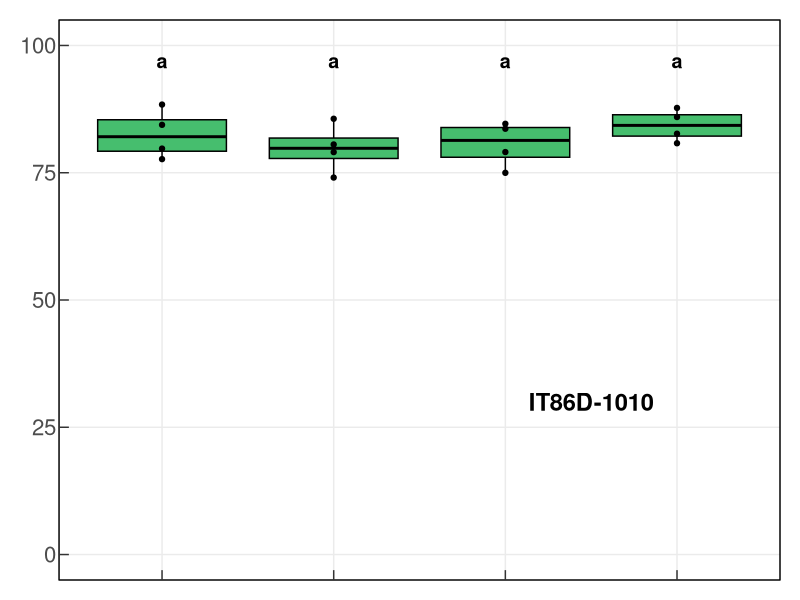
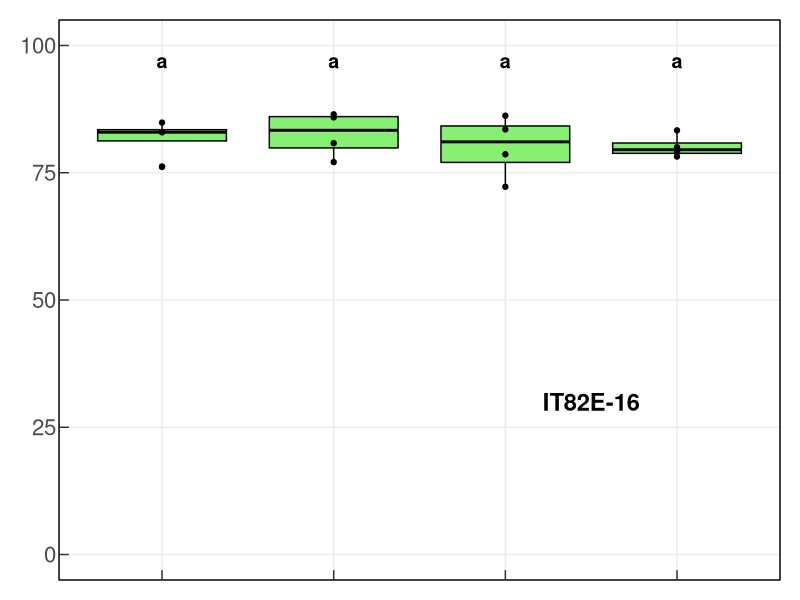
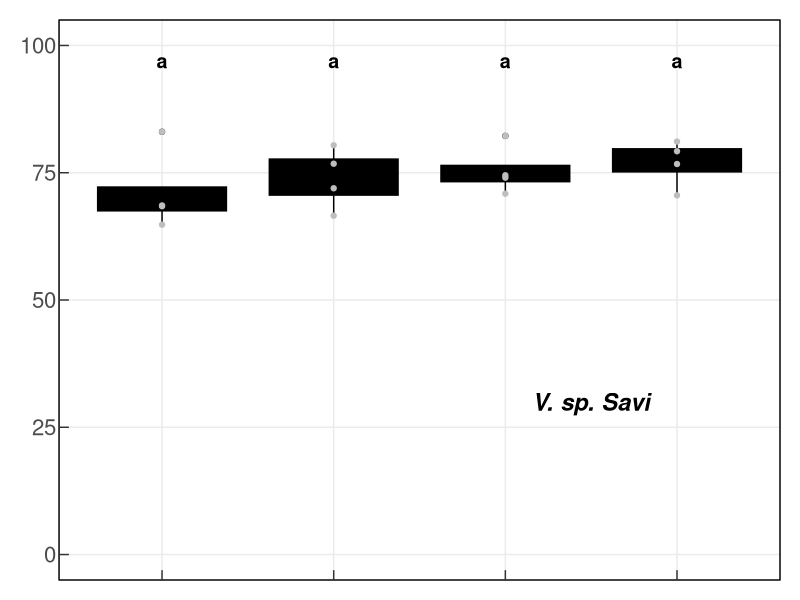
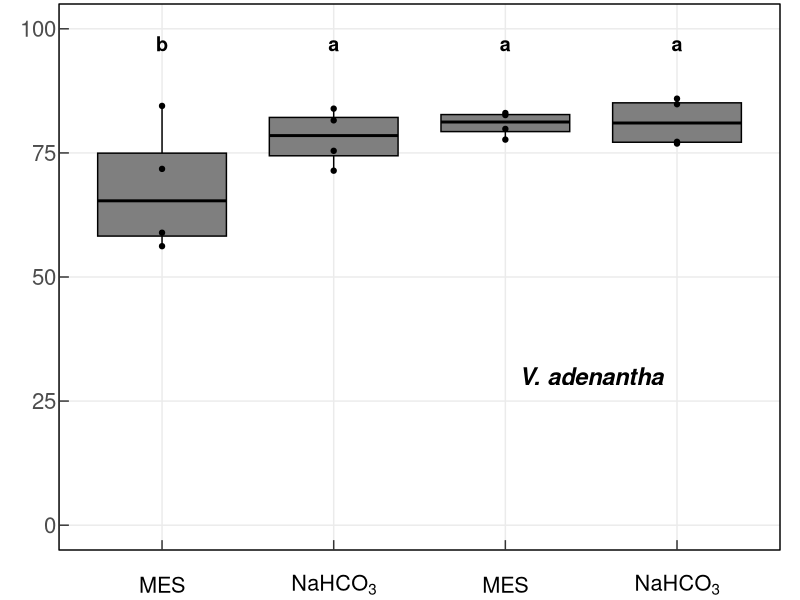
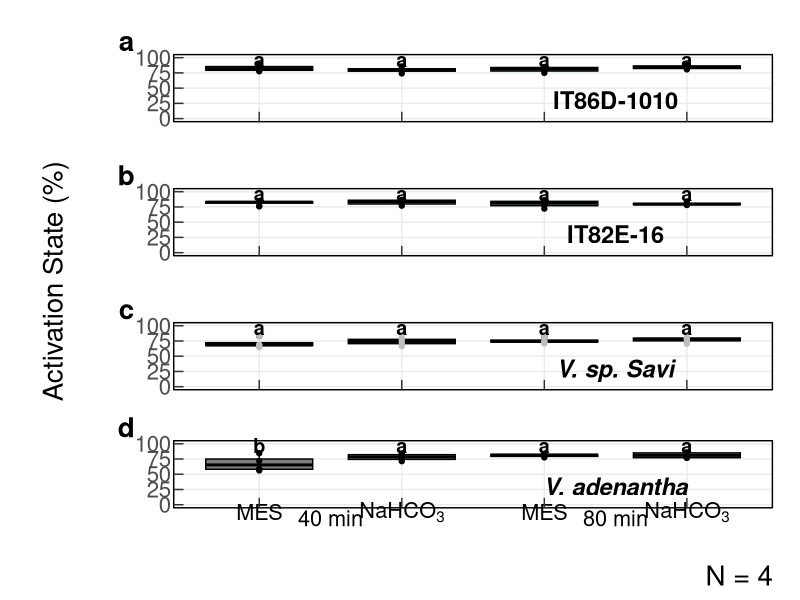
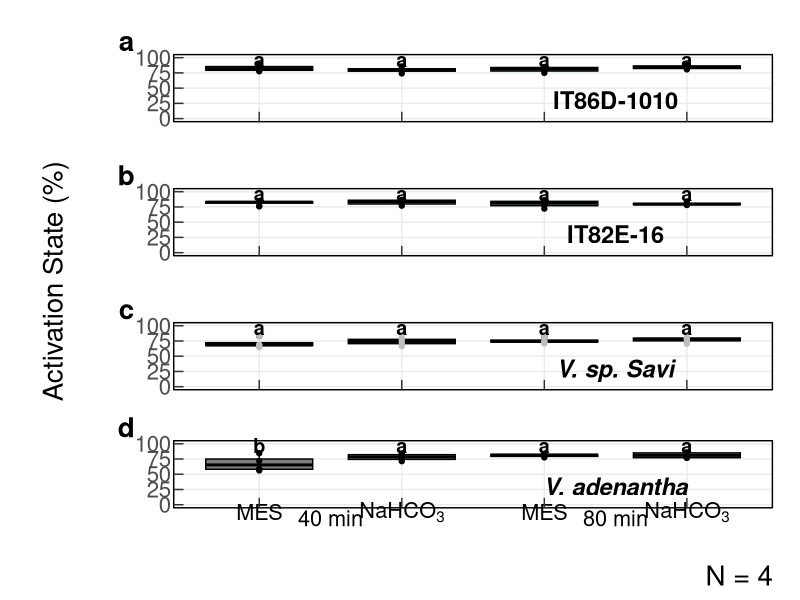

Write R code to recreate these figures, in order.
####Comparing Method Type
#Suppl Fig 2 only Frozen and GH Lights ----
#modfied from scripts provided by Emmanuel Gonzalez-Escobar by Samuel Taylor
# to fit with Github submission

library('here')
library('ggplot2')
library('patchwork')
library('readxl')
library('lme4')
library('emmeans')
library('dplyr')
library('grid')


#BT4 DF----
# names indicates data from experiment Bicarbonate Trials 4
BT4 <- read.csv(here("data/Data_FigS4.csv"))

head(BT4)

#Statistical tests
#The interest here, is in establishing whether incubation time and NaHCO3
# affect activation state within each genotype
#There is repeated measures because "Replicate" represents
# technical repeats using the same material
lmerBT4 <- lmer(ActivationState ~ Bicarbonate_mM * Duration_min * Genotype +
                  (1|Replicate),
                data=BT4
)
emmeans(lmerBT4, pairwise ~ Bicarbonate_mM*Duration_min|Genotype)

#plots

#full colours
blck = rgb(0,0,0, maxColorValue=255)
dgry = rgb(0.5*255,0.5*255,0.5*255, maxColorValue=255)
dgrn = rgb(70,190,110, maxColorValue=255)
lgrn = rgb(135,240,115, maxColorValue=255)

#plot for IT86D-1010
A <- BT4 %>%
  filter(Genotype == "IT86D-1010") %>%
  ggplot(aes(x=interaction(Bicarbonate_mM, Duration_min), y=ActivationState)) + 
  geom_boxplot(fill=rep(dgrn, 4),
               colour="black"
  ) +
  geom_point() +
  xlab("") +
  ylab("Activation State (%)") +
  ylim(0,100) +
  theme_bw() +
  #annotate("text",
  #         x=c(1:4),
  #         y=-10,
  #         label=c("MES","NaHCO[3]","MES","NaHCO[3]"),
  #         parse=TRUE
  #) +
  #annotate("text", x=c(1.5, 3.5), y=-15, label=c("40 min", "80 min")) +
  annotate("text", x=3.5, y=30, label="IT86D-1010", fontface="bold", size=6) +
  annotate("text", x=c(1:4), y=97, label="a", fontface="bold", size=5) +
  coord_cartesian(ylim=c(0, 100), clip="off") +
  theme(
    plot.margin = unit(c(1, 1, 1, 1), "lines"),
    text = element_text(colour = 'black', size=20),
    axis.text.x = element_blank(),#element_text(colour = 'white', size=14),
    axis.title.x = element_blank(),#element_text(vjust=-1),
    axis.ticks.length=unit(-0.25, "cm"),
    axis.title.y = element_blank(),
    panel.grid.minor = element_line(size = NA),
    panel.grid.major = element_line(size = 0.5),
    panel.border = element_rect(colour = "black", fill=NA)
  )

A

#plot for IT82E-16
B <- BT4 %>%
  filter(Genotype == "IT82E-16") %>%
  ggplot(aes(x=interaction(Bicarbonate_mM, Duration_min), y=ActivationState)) + 
  geom_boxplot(fill=rep(lgrn, 4),
               colour="black"
  ) +
  geom_point() +
  xlab("") +
  ylab("Activation State (%)") +
  ylim(0,100) +
  theme_bw() +
  #annotate("text",
  #         x=c(1:4),
  #         y=-10,
  #         label=c("MES","NaHCO[3]","MES","NaHCO[3]"),
  #         parse=TRUE
  #) +
  #annotate("text", x=c(1.5, 3.5), y=-15, label=c("40 min", "80 min")) +
  annotate("text", x=3.5, y=30, label="IT82E-16", fontface="bold", size=6) +
  annotate("text", x=c(1:4), y=97, label="a", fontface="bold", size=5) +
  coord_cartesian(ylim=c(0, 100), clip="off") +
  theme(
    plot.margin = unit(c(1, 1, 1, 1), "lines"),
    text = element_text(colour = 'black', size=20),
    axis.text.x = element_blank(),#element_text(colour = 'white', size=14),
    axis.title.x = element_blank(),#element_text(vjust=-1),
    axis.ticks.length=unit(-0.25, "cm"),
    axis.title.y = element_blank(),
    panel.grid.minor = element_line(size = NA),
    panel.grid.major = element_line(size = 0.5),
    panel.border = element_rect(colour = "black", fill=NA)
  )

B

#plot for TVNu-1948
C <- BT4 %>%
  filter(Genotype == "TVNu-1948") %>%
  ggplot(aes(x=interaction(Bicarbonate_mM, Duration_min), y=ActivationState)) + 
  geom_boxplot(fill=rep(blck, 4),
               colour="black"
  ) +
  geom_point(colour = "gray") +
  xlab("") +
  ylab("Activation State (%)") +
  ylim(0,100) +
  theme_bw() +
  #annotate("text",
  #         x=c(1:4),
  #         y=-10,
  #         label=c("MES","NaHCO[3]","MES","NaHCO[3]"),
  #         parse=TRUE
  #) +
  #annotate("text", x=c(1.5, 3.5), y=-15, label=c("40 min", "80 min")) +
  annotate("text", x=3.5, y=30, label="V. sp. Savi", fontface="bold.italic", size=6) +
  annotate("text", x=c(1:4), y=97, label="a", fontface="bold", size=5) +
  coord_cartesian(ylim=c(0, 100), clip="off") +
  theme(
    plot.margin = unit(c(1, 1, 1, 1), "lines"),
    text = element_text(colour = 'black', size=20),
    axis.text.x = element_blank(),#element_text(colour = 'white', size=14),
    axis.title.x = element_blank(),#element_text(vjust=-1),
    axis.ticks.length=unit(-0.25, "cm"),
    axis.title.y = element_blank(),
    panel.grid.minor = element_line(size = NA),
    panel.grid.major = element_line(size = 0.5),
    panel.border = element_rect(colour = "black", fill=NA)
  )

C

#plot for V.adenantha
D <- BT4 %>%
  filter(Genotype == "Adenantha") %>%
  ggplot(aes(x=interaction(Bicarbonate_mM, Duration_min), y=ActivationState)) + 
  geom_boxplot(fill=rep(dgry, 4),
               colour="black"
  ) +
  geom_point() +
  xlab("") +
  ylab("Activation State (%)") +
  theme_bw() +
  annotate("text",
           x=c(1:4),
           y=-12,
           label=c("MES","NaHCO[3]","MES","NaHCO[3]"),
           parse=TRUE,
           size = 5.5
  ) +
  annotate("text", x=c(1.5, 3.5), y=-22, label=c("40 min", "80 min"), size = 5.5) +
  annotate("text", x=3.5, y=30, label="V. adenantha", fontface="bold.italic", size=6) +
  annotate("text", x=c(1:4), y=97, label=c("b", rep("a",3)), fontface="bold", size=5) +
  coord_cartesian(ylim=c(0, 100), clip="off") +
  theme(
    plot.margin = unit(c(0.2, 1, 2.5, 1), "lines"),
    text = element_text(colour = 'black', size=20),
    axis.text.x = element_blank(),#element_text(colour = 'white', size=14),
    axis.title.x = element_blank(),#element_text(vjust=-1),
    axis.ticks.length=unit(-0.25, "cm"),
    axis.title.y = element_blank(),
    panel.grid.minor = element_line(size = NA),
    panel.grid.major = element_line(size = 0.5),
    panel.border = element_rect(colour = "black", fill=NA)
    )

D

Layout_RubiscoPaper_FigureS4 = wrap_elements(
  textGrob("Activation State (%)",
                 rot=90,
           gp=gpar(fontsize=20) 
                 )) +
  A / B / C / D +
  plot_layout(widths = c(1, 8)) +
  plot_annotation(tag_levels = list(c("", "a", "b", "c", "d")),
                  caption = "N = 4",
                  ) &
  theme(plot.tag = element_text(size = 20, face =  "bold"),
        plot.caption = element_text(size = 20)
        )

Layout_RubiscoPaper_FigureS4

ggsave(here("output/FigureS4.pdf"),
       Layout_RubiscoPaper_FigureS4,
       width=8, height=15
) ##Wait to confirm measurements
